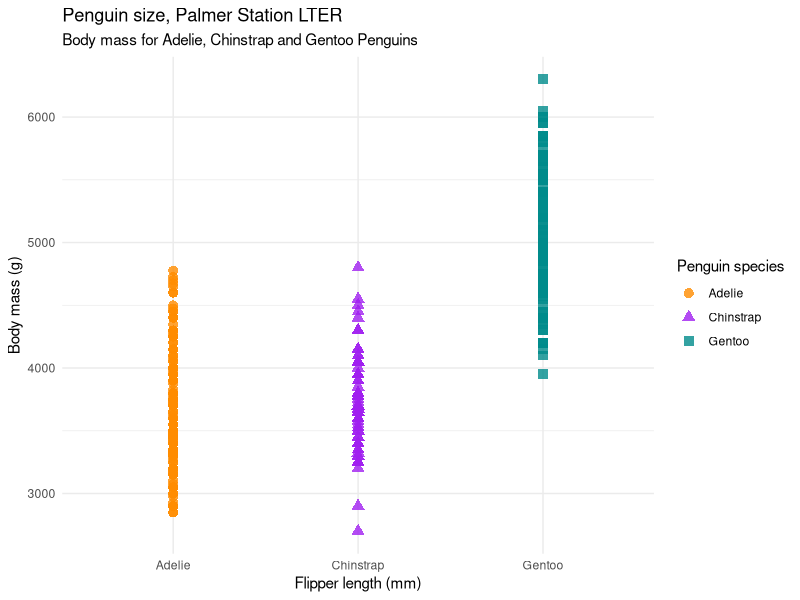
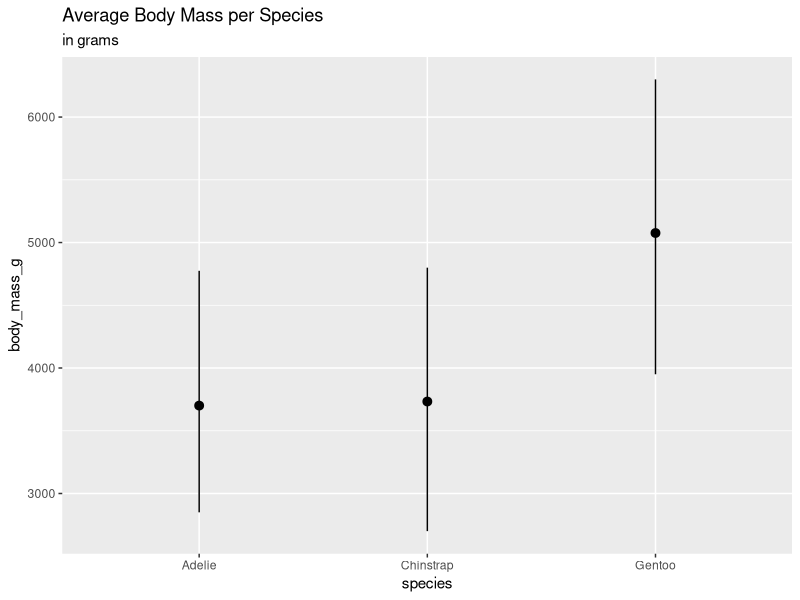

Source code (R) for these figures, in order:
library(tidyverse)
library(palmerpenguins)

#SpeciesvsBodyMassScatterPlot
ggplot(data = penguins,
       aes(x = species, 
           y = body_mass_g)) +
  geom_point(aes(color = species, 
                 shape = species),
             size = 3,
             alpha = 0.8) +
  #theme_minimal() +
  scale_color_manual(values =
                       c("darkorange","purple","cyan4")) +
  labs(title = "Penguin size, Palmer Station LTER",
       subtitle = "Body mass for Adelie, Chinstrap and Gentoo Penguins",
       x = "Flipper length (mm)",
       y = "Body mass (g)",
       color = "Penguin species",
       shape = "Penguin species") +
  theme_minimal()

#StatsSummaryAverageBodyMass
ggplot(data = penguins) +
  stat_summary(
    mapping = aes(x = species, y = body_mass_g),
    fun.min = min,
    fun.max = max,
    fun = mean) +
  labs(title = "Average Body Mass per Species",
       subtitle = "in grams")
